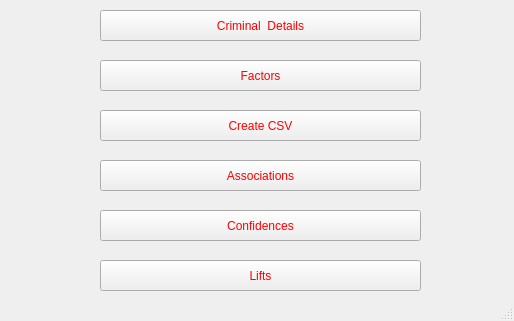
<?xml version="1.0" encoding="UTF-8"?>
<ui version="4.0">
 <class>MainWindow</class>
 <widget class="QMainWindow" name="MainWindow">
  <property name="geometry">
   <rect>
    <x>0</x>
    <y>0</y>
    <width>514</width>
    <height>321</height>
   </rect>
  </property>
  <property name="windowTitle">
   <string>Juvenile Criminal Factors Analysis Using Apriori</string>
  </property>
  <property name="styleSheet">
   <string notr="true">color: rgb(255, 0, 0);
font: 75 12pt &quot;MS Shell Dlg 2&quot;;</string>
  </property>
  <widget class="QWidget" name="centralwidget">
   <widget class="QPushButton" name="pushButton">
    <property name="geometry">
     <rect>
      <x>100</x>
      <y>60</y>
      <width>321</width>
      <height>31</height>
     </rect>
    </property>
    <property name="text">
     <string>Factors</string>
    </property>
   </widget>
   <widget class="QPushButton" name="pushButton_2">
    <property name="geometry">
     <rect>
      <x>100</x>
      <y>110</y>
      <width>321</width>
      <height>31</height>
     </rect>
    </property>
    <property name="text">
     <string>Create CSV</string>
    </property>
   </widget>
   <widget class="QPushButton" name="pushButton_3">
    <property name="geometry">
     <rect>
      <x>100</x>
      <y>10</y>
      <width>321</width>
      <height>31</height>
     </rect>
    </property>
    <property name="text">
     <string>Criminal  Details</string>
    </property>
   </widget>
   <widget class="QPushButton" name="pushButton_4">
    <property name="geometry">
     <rect>
      <x>100</x>
      <y>160</y>
      <width>321</width>
      <height>31</height>
     </rect>
    </property>
    <property name="text">
     <string>Associations</string>
    </property>
   </widget>
   <widget class="QPushButton" name="pushButton_5">
    <property name="geometry">
     <rect>
      <x>100</x>
      <y>210</y>
      <width>321</width>
      <height>31</height>
     </rect>
    </property>
    <property name="text">
     <string>Confidences</string>
    </property>
   </widget>
   <widget class="QPushButton" name="pushButton_6">
    <property name="geometry">
     <rect>
      <x>100</x>
      <y>260</y>
      <width>321</width>
      <height>31</height>
     </rect>
    </property>
    <property name="text">
     <string>Lifts</string>
    </property>
   </widget>
  </widget>
  <widget class="QStatusBar" name="statusbar"/>
 </widget>
 <resources/>
 <connections/>
</ui>
